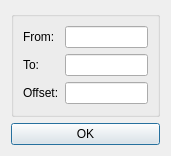
<?xml version="1.0" encoding="UTF-8"?>
<ui version="4.0">
 <class>Dialog</class>
 <widget class="QDialog" name="Dialog">
  <property name="geometry">
   <rect>
    <x>0</x>
    <y>0</y>
    <width>171</width>
    <height>156</height>
   </rect>
  </property>
  <property name="windowTitle">
   <string>Dialog</string>
  </property>
  <layout class="QVBoxLayout" name="verticalLayout">
   <item>
    <widget class="QGroupBox" name="groupBox">
     <property name="title">
      <string/>
     </property>
     <layout class="QGridLayout" name="gridLayout">
      <item row="0" column="0">
       <widget class="QLabel" name="label">
        <property name="text">
         <string>From:</string>
        </property>
       </widget>
      </item>
      <item row="0" column="1">
       <widget class="QLineEdit" name="lineEdit"/>
      </item>
      <item row="1" column="0">
       <widget class="QLabel" name="label_2">
        <property name="text">
         <string>To:</string>
        </property>
       </widget>
      </item>
      <item row="1" column="1">
       <widget class="QLineEdit" name="lineEdit_2"/>
      </item>
      <item row="2" column="0">
       <widget class="QLabel" name="label_3">
        <property name="text">
         <string>Offset:</string>
        </property>
       </widget>
      </item>
      <item row="2" column="1">
       <widget class="QLineEdit" name="lineEdit_3"/>
      </item>
     </layout>
    </widget>
   </item>
   <item>
    <widget class="QPushButton" name="pushButton">
     <property name="text">
      <string>OK</string>
     </property>
    </widget>
   </item>
  </layout>
 </widget>
 <resources/>
 <connections/>
</ui>
